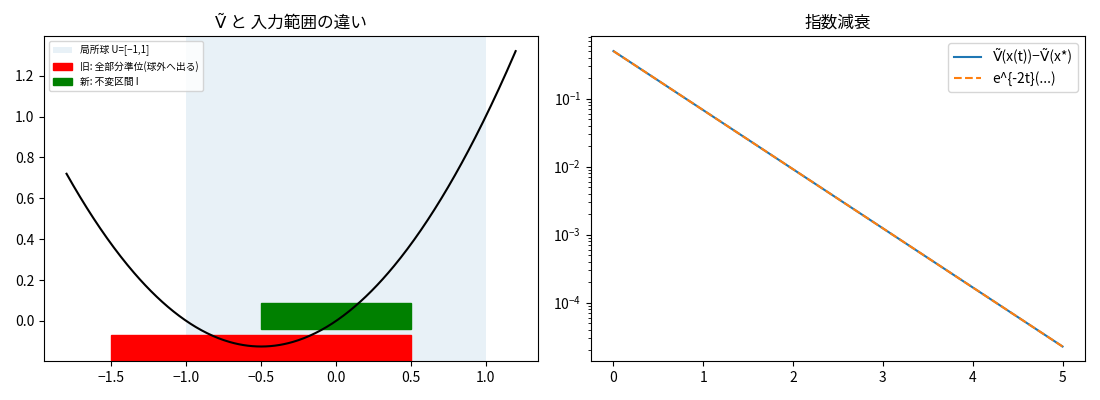

The script that drew this image:
"""
定理22 / H-stage 不変領域の範囲拡張モデル  ※数値シミュレーション。証明ではない
-----------------------------------------------------------------------------
Lean: Theorem22_InvariantRegion_Model.lean (toy_old_sublevel_barrier_fails ほか)。
意味: 旧入力は「初期値で決まる部分準位集合 {Ṽ≤Ṽ(x0)} 全体」が局所球 U_n の内部障壁を
      満たすことを要求していた。緩和版は「球の内側にある、より小さな前向き不変区間」だけを要求する。
      これは原文定理22の反例ではなく、証明の入力条件(H-stage)の緩和範囲を示す例。

モデル(1次元): Ṽ(x)=x/2 + x²/2 = (x+½)²/2 − 1/8  (谷 x*=−½)、局所球 U=[−1,1]、移動度1、
      閉ループ ẋ=−(x+½)、初期点 x0=½。
  - 旧: 全部分準位 {Ṽ≤Ṽ(x0)}=[−3/2, ½] は U=[−1,1] からはみ出す → 旧条件は成立しない
  - 新: I=[−½,½] は ẋ が内向きで前向き不変、かつ U の内側 → 緩和条件は成立。軌道は I に留まり、
        Ṽ(x(t))−Ṽ(x*) = e^{−2t}(Ṽ(x0)−Ṽ(x*)) と指数減衰(率 γc=1 のとき e^{−2γc t})。

Lean 対応: Tomabechi/Examples/Theorem22_HStage.lean (既存 Theorem22_InvariantRegion_Model.lean の toy* と同一)
"""
# %% 準備
import numpy as np
import matplotlib.pyplot as plt
import logging; logging.getLogger("matplotlib.font_manager").setLevel(logging.ERROR)  # フォント警告を抑制
try:
    import japanize_matplotlib  # Colab: !pip -q install japanize-matplotlib
except Exception:
    plt.rcParams["font.family"] = ["Noto Sans CJK JP", "IPAexGothic", "sans-serif"]

V = lambda x: x / 2 + x**2 / 2
xstar, x0, ball = -0.5, 0.5, (-1.0, 1.0)

# 旧: 初期の部分準位集合 {V ≤ V(x0)} (区間 [xstar−s, xstar+s], s=|x0−xstar|)
s = abs(x0 - xstar); sub = (xstar - s, xstar + s)
sublevel_inside_ball = ball[0] < sub[0] and sub[1] < ball[1]
# 新: 前向き不変区間 I=[−½,½]
I = (-0.5, 0.5)
field = lambda x: -(x + 0.5)
invariant = field(I[0]) >= 0 and field(I[1]) <= 0                 # 端点で内向き
I_inside_ball = ball[0] < I[0] and I[1] < ball[1]

t = np.linspace(0, 5, 501); x = xstar + (x0 - xstar) * np.exp(-t)  # 厳密解
gap = V(x) - V(xstar); gap_bound = (V(x0) - V(xstar)) * np.exp(-2 * t)

# %% 可視化
xs = np.linspace(-1.8, 1.2, 400)
fig, ax = plt.subplots(1, 2, figsize=(11, 4))
ax[0].plot(xs, V(xs), c="k"); ax[0].axvspan(*ball, alpha=.1, label="局所球 U=[−1,1]")
ax[0].axvspan(*sub, ymin=0, ymax=.08, color="r", label="旧: 全部分準位(球外へ出る)"); ax[0].axvspan(*I, ymin=.1, ymax=.18, color="g", label="新: 不変区間 I")
ax[0].legend(fontsize=7); ax[0].set_title("Ṽ と 入力範囲の違い")
ax[1].semilogy(t, gap + 1e-16, label="Ṽ(x(t))−Ṽ(x*)"); ax[1].semilogy(t, gap_bound, "--", label="e^{-2t}(...)"); ax[1].legend(); ax[1].set_title("指数減衰")
plt.tight_layout(); plt.show()

# %% 数値確認
print("旧部分準位:", sub, "球の内側?", sublevel_inside_ball, "| 新不変区間:", I, "不変?", invariant, "球の内側?", I_inside_ball)
assert not sublevel_inside_ball and invariant and I_inside_ball
assert np.all((x >= I[0] - 1e-12) & (x <= I[1] + 1e-12)) and np.allclose(gap, gap_bound, atol=1e-12)
